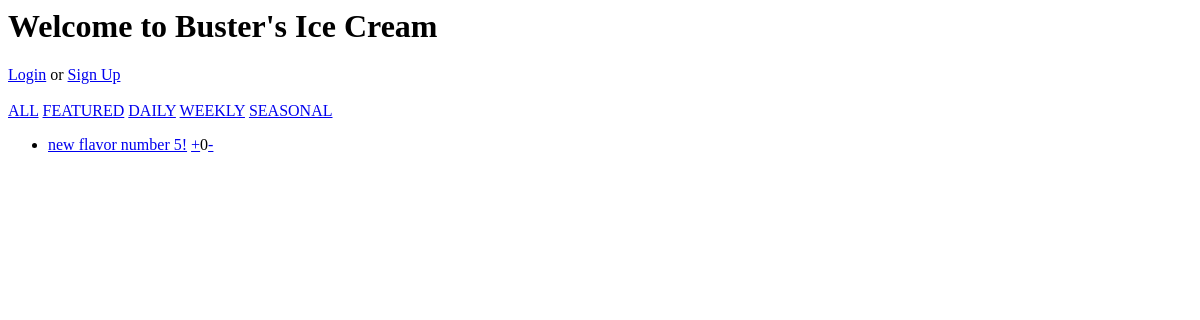
The page /menu/featured/ on the database as committed earlier.
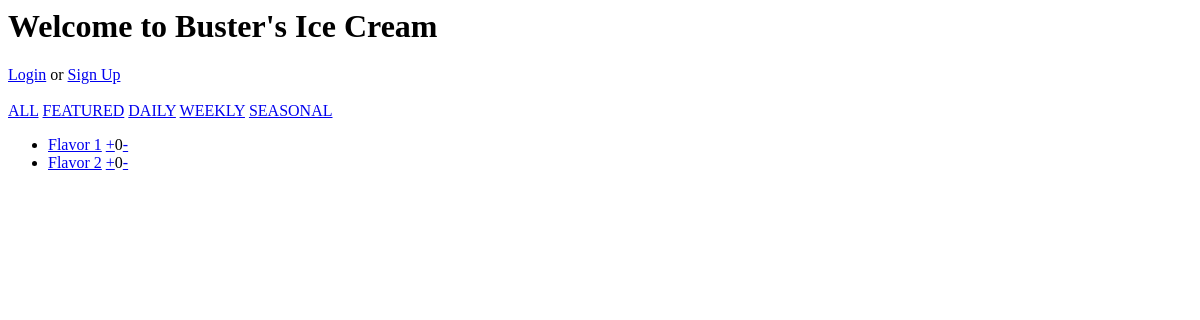
The same page on the database as committed later.
### menu/models.py (models this page shows, shortened)
class IceCream(models.Model):
    flavor = models.CharField(max_length=200)
    featured = models.BooleanField()
    base = models.CharField(max_length=20, choices=[
      ('vanilla', 'Vanilla'),
      ('chocolate', 'Chocolate'),
      ])
    available = models.CharField(max_length=20, choices=[
      ('daily','Daily'),
      ('weekly','Weekly'),
      ('seasonal','Seasonal'),
      ])
    date_churned = models.DateTimeField('date published',default=timezone.now())
    score = models.IntegerField(default=0)

### menu/views.py (the view)
# urls.py: path('<menu_filter>/', views.home, name='home'),
def home(request, menu_filter=''):
  if menu_filter == 'home':
    freshest_list = IceCream.objects.all()
  elif menu_filter == 'featured':
    freshest_list = IceCream.objects.filter(featured=True)
  else:
    freshest_list = IceCream.objects.filter(available=menu_filter)
  freshest_list = freshest_list.order_by('-date_churned')
  template = loader.get_template('menu/home.html')
  context = {
      'freshest_list': freshest_list,
  }
  return HttpResponse(template.render(context, request))

### menu/templates/menu/home.html (shortened to what this page needs)
{% load static %}
<h1> Welcome to Buster's Ice Cream</h1>
{% if request.user.is_authenticated %}
<h3>Welcome {{user.username}}!</h3>
{% else %}
<div><a href="{% url 'login'%}">Login</a> or <a href="{% url 'accounts:signup' %}">Sign Up</a></div>
{% endif %}
<nav>
  <a href="/menu/home">ALL</a>
  <a href="/menu/featured/">FEATURED</a>
  <a href="/menu/daily/">DAILY</a>
  <a href="/menu/weekly/">WEEKLY</a>
  <a href="/menu/seasonal/">SEASONAL</a>
</nav>
{% if freshest_list %}
    <ul>
    {% for icecream in freshest_list %}
        <li>
          <a href="{% url 'menu:detail' icecream.id %}">{{ icecream.flavor }}</a>
          <a href="upvote/{{ icecream.id }}">+</a>{{ icecream.score }}<a href="downvote/{{ icecream.id }}">-</a>
        </li>
    {% endfor %}
    </ul>
{% else %}
    <p>No ice cream is available.</p>
{% endif %}

Rows that differ between the two databases and show on the page:
removed IceCream: flavor "new flavor number 5!", score "0"
now on this page (row edited): IceCream: flavor "Flavor 1", score "0"
added IceCream: flavor "Flavor 2", score "0"
